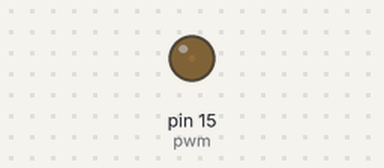
Simulated run of this program. Board: MicroPython board. Shown: output pins drawn as LEDs (lit = HIGH).

Above: at 0.05 s.
At 4.95 s:
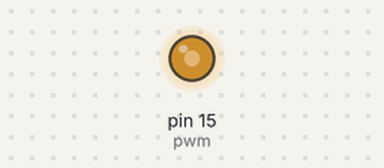
At 7.75 s:
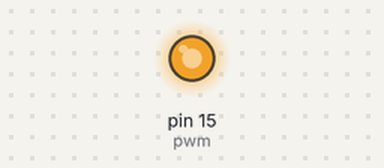
At 15.45 s:
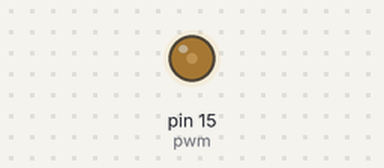
Timing chart, 0 to 22.8 s (numbered marks = the images above):
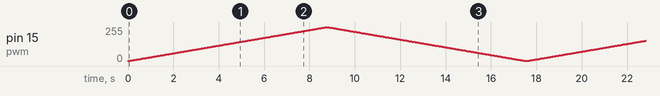

The program:

Breathing_Light__Chapter_4_.py
```python
from machine import Pin, PWM
import time

#set PWM
pwm = PWM(Pin(15))
pwm.freq(10000)

try:
    while True:
        for i in range(0, 65535):
            pwm.duty_u16(i)
            time.sleep_us(100)
        for i in range(65535, 0, -1):
            pwm.duty_u16(i)
            time.sleep_us(100)
except:
    pwm.deinit()
```
